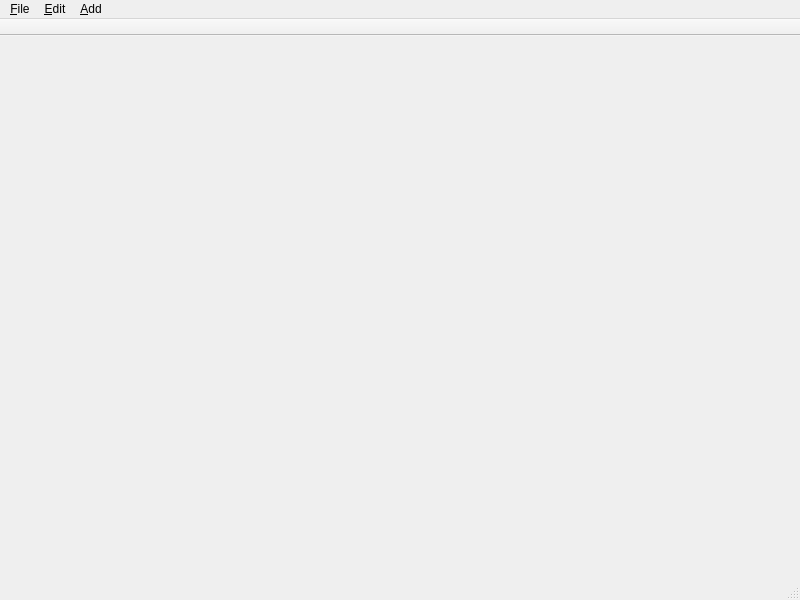
<?xml version="1.0" encoding="UTF-8"?>
<ui version="4.0">
 <class>MainWindow</class>
 <widget class="QMainWindow" name="MainWindow">
  <property name="geometry">
   <rect>
    <x>0</x>
    <y>0</y>
    <width>800</width>
    <height>600</height>
   </rect>
  </property>
  <property name="windowTitle">
   <string>MainWindow</string>
  </property>
  <widget class="QWidget" name="centralwidget">
   <layout class="QHBoxLayout" name="horizontalLayout">
    <property name="spacing">
     <number>0</number>
    </property>
    <property name="leftMargin">
     <number>10</number>
    </property>
    <property name="topMargin">
     <number>2</number>
    </property>
    <property name="rightMargin">
     <number>10</number>
    </property>
    <property name="bottomMargin">
     <number>0</number>
    </property>
    <item>
     <widget class="WorkspaceTabs" name="workspace_tabs" native="true"/>
    </item>
   </layout>
  </widget>
  <widget class="QMenuBar" name="menubar">
   <property name="geometry">
    <rect>
     <x>0</x>
     <y>0</y>
     <width>800</width>
     <height>44</height>
    </rect>
   </property>
   <widget class="QMenu" name="menu_File">
    <property name="title">
     <string>&amp;File</string>
    </property>
    <widget class="QMenu" name="menu_New">
     <property name="title">
      <string>&amp;New</string>
     </property>
     <addaction name="action_Workspace"/>
     <addaction name="action_Chart"/>
    </widget>
    <addaction name="menu_New"/>
    <addaction name="action_Open"/>
    <addaction name="separator"/>
    <addaction name="action_Save"/>
    <addaction name="action_Save_All"/>
    <addaction name="separator"/>
    <addaction name="action_Exit"/>
   </widget>
   <widget class="QMenu" name="menu_Edit">
    <property name="title">
     <string>&amp;Edit</string>
    </property>
    <addaction name="action_Undo"/>
    <addaction name="action_Redo"/>
    <addaction name="separator"/>
    <addaction name="action_Cut"/>
    <addaction name="action_Copy"/>
    <addaction name="action_Paste"/>
   </widget>
   <widget class="QMenu" name="menu_Add">
    <property name="title">
     <string>&amp;Add</string>
    </property>
    <addaction name="action_Indicator"/>
   </widget>
   <addaction name="menu_File"/>
   <addaction name="menu_Edit"/>
   <addaction name="menu_Add"/>
  </widget>
  <widget class="QStatusBar" name="statusbar"/>
  <widget class="QToolBar" name="toolBar">
   <property name="windowTitle">
    <string>toolBar</string>
   </property>
   <property name="movable">
    <bool>false</bool>
   </property>
   <property name="allowedAreas">
    <set>Qt::TopToolBarArea</set>
   </property>
   <property name="floatable">
    <bool>false</bool>
   </property>
   <attribute name="toolBarArea">
    <enum>TopToolBarArea</enum>
   </attribute>
   <attribute name="toolBarBreak">
    <bool>false</bool>
   </attribute>
  </widget>
  <action name="action_Open">
   <property name="icon">
    <iconset resource="resources.qrc">
     <normaloff>:/open.png</normaloff>:/open.png</iconset>
   </property>
   <property name="text">
    <string>&amp;Open</string>
   </property>
  </action>
  <action name="action_Save">
   <property name="text">
    <string>&amp;Save</string>
   </property>
   <property name="shortcut">
    <string>Ctrl+S</string>
   </property>
  </action>
  <action name="action_Save_All">
   <property name="icon">
    <iconset resource="resources.qrc">
     <normaloff>:/save.png</normaloff>:/save.png</iconset>
   </property>
   <property name="text">
    <string>Save &amp;All</string>
   </property>
   <property name="shortcut">
    <string>Ctrl+Shift+S</string>
   </property>
  </action>
  <action name="action_Exit">
   <property name="text">
    <string>&amp;Exit</string>
   </property>
   <property name="shortcut">
    <string>Ctrl+Q</string>
   </property>
  </action>
  <action name="action_Undo">
   <property name="icon">
    <iconset resource="resources.qrc">
     <normaloff>:/undo.png</normaloff>:/undo.png</iconset>
   </property>
   <property name="text">
    <string>&amp;Undo</string>
   </property>
   <property name="shortcut">
    <string>Ctrl+Z</string>
   </property>
  </action>
  <action name="action_Redo">
   <property name="icon">
    <iconset resource="resources.qrc">
     <normaloff>:/redo.png</normaloff>:/redo.png</iconset>
   </property>
   <property name="text">
    <string>&amp;Redo</string>
   </property>
   <property name="shortcut">
    <string>Ctrl+Y</string>
   </property>
  </action>
  <action name="action_Cut">
   <property name="icon">
    <iconset resource="resources.qrc">
     <normaloff>:/cut.png</normaloff>:/cut.png</iconset>
   </property>
   <property name="text">
    <string>Cu&amp;t</string>
   </property>
   <property name="shortcut">
    <string>Ctrl+X</string>
   </property>
  </action>
  <action name="action_Copy">
   <property name="icon">
    <iconset resource="resources.qrc">
     <normaloff>:/copy.png</normaloff>:/copy.png</iconset>
   </property>
   <property name="text">
    <string>&amp;Copy</string>
   </property>
   <property name="shortcut">
    <string>Ctrl+C</string>
   </property>
  </action>
  <action name="action_Paste">
   <property name="icon">
    <iconset resource="resources.qrc">
     <normaloff>:/paste.png</normaloff>:/paste.png</iconset>
   </property>
   <property name="text">
    <string>&amp;Paste</string>
   </property>
   <property name="shortcut">
    <string>Ctrl+V</string>
   </property>
  </action>
  <action name="action_Indicator">
   <property name="text">
    <string>&amp;Indicator</string>
   </property>
  </action>
  <action name="action_Workspace">
   <property name="text">
    <string>&amp;Workspace</string>
   </property>
  </action>
  <action name="action_Chart">
   <property name="text">
    <string>&amp;Chart</string>
   </property>
   <property name="shortcut">
    <string>Ctrl+N</string>
   </property>
  </action>
 </widget>
 <customwidgets>
  <customwidget>
   <class>WorkspaceTabs</class>
   <extends>QWidget</extends>
   <header location="global">WorkspaceTabs</header>
   <container>1</container>
   <slots>
    <slot>new_chart()</slot>
    <slot>new_workspace()</slot>
   </slots>
  </customwidget>
 </customwidgets>
 <resources>
  <include location="resources.qrc"/>
 </resources>
 <connections>
  <connection>
   <sender>action_Exit</sender>
   <signal>triggered()</signal>
   <receiver>MainWindow</receiver>
   <slot>close()</slot>
   <hints>
    <hint type="sourcelabel">
     <x>-1</x>
     <y>-1</y>
    </hint>
    <hint type="destinationlabel">
     <x>399</x>
     <y>299</y>
    </hint>
   </hints>
  </connection>
  <connection>
   <sender>action_Chart</sender>
   <signal>triggered()</signal>
   <receiver>workspace_tabs</receiver>
   <slot>new_chart()</slot>
   <hints>
    <hint type="sourcelabel">
     <x>-1</x>
     <y>-1</y>
    </hint>
    <hint type="destinationlabel">
     <x>399</x>
     <y>309</y>
    </hint>
   </hints>
  </connection>
  <connection>
   <sender>action_Workspace</sender>
   <signal>triggered()</signal>
   <receiver>workspace_tabs</receiver>
   <slot>new_workspace()</slot>
   <hints>
    <hint type="sourcelabel">
     <x>-1</x>
     <y>-1</y>
    </hint>
    <hint type="destinationlabel">
     <x>399</x>
     <y>309</y>
    </hint>
   </hints>
  </connection>
 </connections>
</ui>
